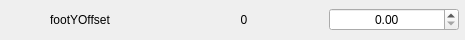
                      <widget class="QFrame" name="frame_53">
                       <property name="minimumSize">
                        <size>
                         <width>465</width>
                         <height>40</height>
                        </size>
                       </property>
                       <property name="maximumSize">
                        <size>
                         <width>465</width>
                         <height>40</height>
                        </size>
                       </property>
                       <property name="frameShape">
                        <enum>QFrame::NoFrame</enum>
                       </property>
                       <property name="frameShadow">
                        <enum>QFrame::Sunken</enum>
                       </property>
                       <layout class="QHBoxLayout" name="horizontalLayout_55">
                        <property name="spacing">
                         <number>5</number>
                        </property>
                        <property name="leftMargin">
                         <number>0</number>
                        </property>
                        <property name="topMargin">
                         <number>0</number>
                        </property>
                        <property name="rightMargin">
                         <number>5</number>
                        </property>
                        <property name="bottomMargin">
                         <number>0</number>
                        </property>
                        <item>
                         <widget class="QLabel" name="label_109">
                          <property name="minimumSize">
                           <size>
                            <width>158</width>
                            <height>0</height>
                           </size>
                          </property>
                          <property name="maximumSize">
                           <size>
                            <width>158</width>
                            <height>16777215</height>
                           </size>
                          </property>
                          <property name="text">
                           <string>footYOffset</string>
                          </property>
                          <property name="alignment">
                           <set>Qt::AlignCenter</set>
                          </property>
                         </widget>
                        </item>
                        <item>
                         <widget class="QLabel" name="label_110">
                          <property name="minimumSize">
                           <size>
                            <width>158</width>
                            <height>0</height>
                           </size>
                          </property>
                          <property name="maximumSize">
                           <size>
                            <width>158</width>
                            <height>16777215</height>
                           </size>
                          </property>
                          <property name="text">
                           <string>0</string>
                          </property>
                          <property name="alignment">
                           <set>Qt::AlignCenter</set>
                          </property>
                         </widget>
                        </item>
                        <item>
                         <widget class="QDoubleSpinBox" name="doubleSpinBox_52">
                          <property name="minimumSize">
                           <size>
                            <width>130</width>
                            <height>0</height>
                           </size>
                          </property>
                          <property name="maximumSize">
                           <size>
                            <width>130</width>
                            <height>16777215</height>
                           </size>
                          </property>
                          <property name="styleSheet">
                           <string notr="true"/>
                          </property>
                          <property name="alignment">
                           <set>Qt::AlignCenter</set>
                          </property>
                         </widget>
                        </item>
                       </layout>
                      </widget>
